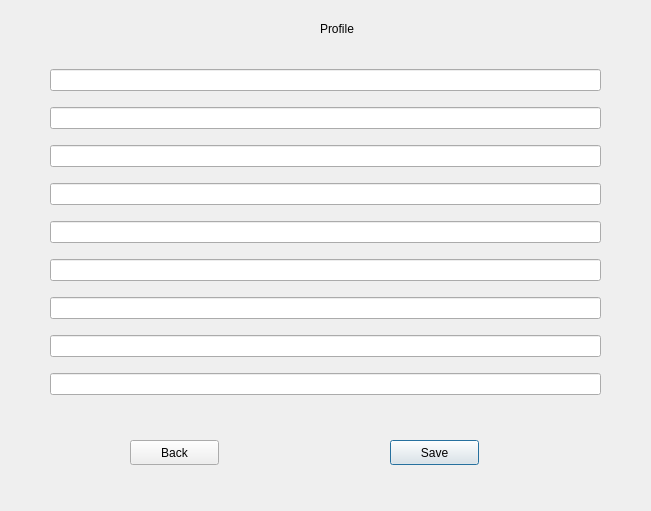
<?xml version="1.0" encoding="UTF-8"?>
<ui version="4.0">
 <class>profile</class>
 <widget class="QDialog" name="profile">
  <property name="geometry">
   <rect>
    <x>0</x>
    <y>0</y>
    <width>651</width>
    <height>511</height>
   </rect>
  </property>
  <property name="windowTitle">
   <string>Dialog</string>
  </property>
  <widget class="QPushButton" name="pushButton">
   <property name="geometry">
    <rect>
     <x>390</x>
     <y>440</y>
     <width>89</width>
     <height>25</height>
    </rect>
   </property>
   <property name="text">
    <string>Save</string>
   </property>
  </widget>
  <widget class="QPushButton" name="pushButton_2">
   <property name="geometry">
    <rect>
     <x>130</x>
     <y>440</y>
     <width>89</width>
     <height>25</height>
    </rect>
   </property>
   <property name="text">
    <string>Back</string>
   </property>
  </widget>
  <widget class="QLabel" name="label">
   <property name="geometry">
    <rect>
     <x>320</x>
     <y>20</y>
     <width>67</width>
     <height>17</height>
    </rect>
   </property>
   <property name="text">
    <string>Profile</string>
   </property>
  </widget>
  <widget class="QWidget" name="verticalLayoutWidget">
   <property name="geometry">
    <rect>
     <x>50</x>
     <y>59</y>
     <width>551</width>
     <height>351</height>
    </rect>
   </property>
   <layout class="QVBoxLayout" name="verticalLayout">
    <item>
     <widget class="QLineEdit" name="lineEdit"/>
    </item>
    <item>
     <widget class="QLineEdit" name="lineEdit_5"/>
    </item>
    <item>
     <widget class="QLineEdit" name="lineEdit_2"/>
    </item>
    <item>
     <widget class="QLineEdit" name="lineEdit_9"/>
    </item>
    <item>
     <widget class="QLineEdit" name="lineEdit_8"/>
    </item>
    <item>
     <widget class="QLineEdit" name="lineEdit_3"/>
    </item>
    <item>
     <widget class="QLineEdit" name="lineEdit_7"/>
    </item>
    <item>
     <widget class="QLineEdit" name="lineEdit_4"/>
    </item>
    <item>
     <widget class="QLineEdit" name="lineEdit_6"/>
    </item>
   </layout>
  </widget>
 </widget>
 <resources/>
 <connections/>
</ui>
